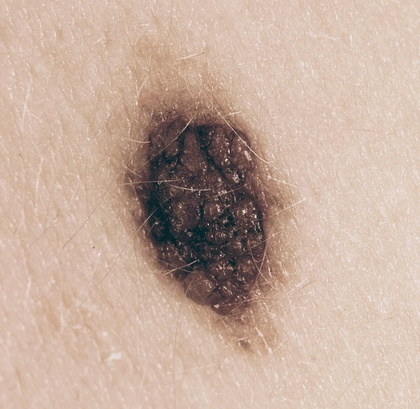
%> input picture Lab_5/p.jpg, 420 x 409 px, shrunk from 746 x 727 before the run
$ octave main.m   (GNU Octave 9; MATLAB toolbox functions it lacks are replaced by stand-ins)
%> lines starting %> are read from the running program, lines starting %| are printed output that depends on the picture; in (x1, y1, x2, y2) boxes, pixels count from 0 and x2, y2 are one past the last pixel; in counts of white or black regions, pixels touching at a corner belong together; the program's own positions count from 1
### Lab_5/bisect.m
function [x_0] = bisect(x_array, values_array)

if values_array(1) == 0
    x_0 = x_array(1);
    return
elseif values_array(end) == 0
    x_0 = x_array(1);
    return
end

a = length(x_array);
mid = ceil(a/2);

check_left = values_array(1)*values_array(mid);
check_right = values_array(end)*values_array(mid);

if check_left > 0 && check_right >0
    x_0 = nan;
    return
end

if a < 3
   x_0 = x_array(a);
   return
end

if values_array(mid) == 0 || values_array(mid-1) == 0 || values_array(mid+1) == 0
    x_0 = x_array(mid);
    return
else

    if check_left < 0
        x_array = x_array(1:mid);
        values_array = values_array(1:mid);

    elseif check_right <0
        x_array = x_array(mid:a);
        values_array = values_array(mid:a);
    end

    x_0 = bisect(x_array,values_array);

end

end

### Lab_5/main.m
% 1) Stworz walsna metode znajdywania 0 metoda bisekcji
% 2) zaimplementuj tę metode dla znajdywania obrysu czerniaka
%
% sprawozdanie:
% wyjasnienie metody bisekcji
% + autorski kod
% + wyniki dla przykładowego obrazu
% + pokazac przykładowy wykres ze znalezionym miejscem zerowym
% + mapa miejsc zerowych (tak naprawdę obrys czerniaka)

clc;clear;close;
img = imread('p.jpg');
%> img is the input picture: size 409x420x3 uint8; mean R, G, B 197.4, 172.9, 158.3
img = double(img)-100;
%> img: size 409x420x3 double
imshow(img);

r = img(:,:,1);
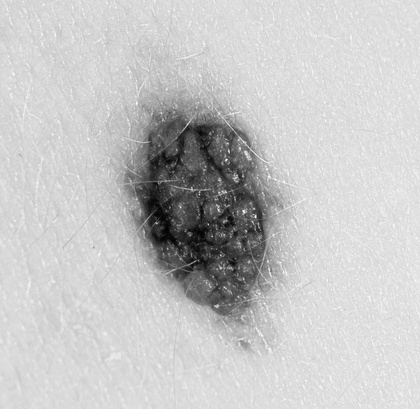
%> r: size 409x420 double; min -100, max 155, mean 97.4; drawn with min black and max white
g = img(:,:,2);
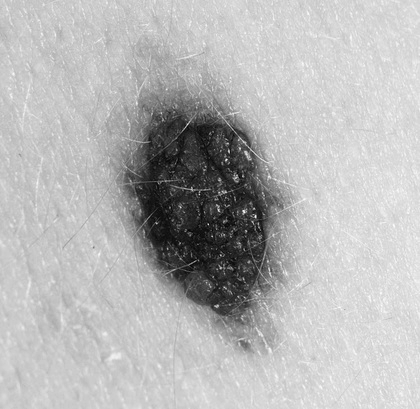
%> g: size 409x420 double; min -80, max 133, mean 72.9; drawn with min black and max white
b = img(:,:,3);
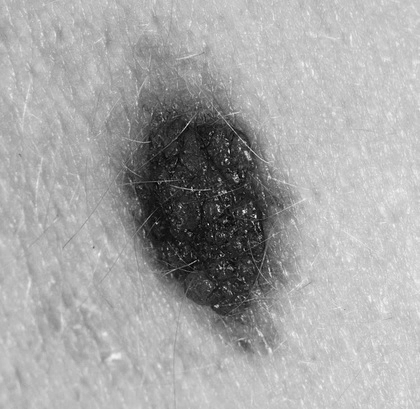
%> b: size 409x420 double; min -77, max 131, mean 58.3; drawn with min black and max white

figure,
imshow(r)
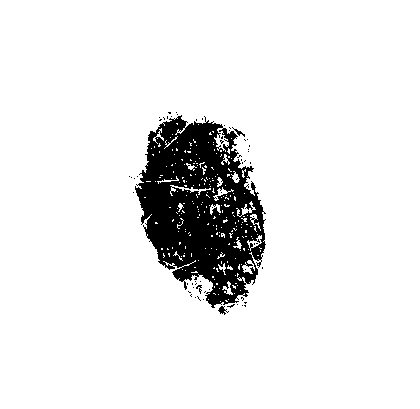
%> displayed picture: size 409x420, on the screen's scale of 0 to 255; 91.2% white; 62 black regions (58 under 20 px), largest, box (x1, y1, x2, y2) and area: (135, 115, 266, 308) 14898, (218, 306, 229, 315) 45, (232, 127, 245, 137) 33, (196, 285, 202, 294) 23
hold on
imshow(g)
hold on
imshow(b)
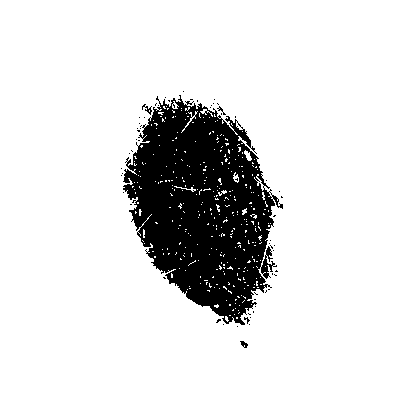
%> displayed picture: size 409x420, on the screen's scale of 0 to 255; 87.2% white; 61 black regions (57 under 20 px), largest, box (x1, y1, x2, y2) and area: (123, 95, 283, 325) 21802, (142, 104, 152, 115) 41, (240, 341, 248, 348) 32, (217, 106, 226, 115) 22


photo = r;

H = size(r,1);
%> H = 409
% fprintf("%d",H)
W = size(r,2);
%> W = 420

mid = ceil(W/2);
%> mid = 210

left_x = ones(1,H);
right_x = ones(1,H);


for versus = 1:H
    L = r(versus, 1:mid);
    R = r(versus, mid:end);

    left_x(versus) = bisect(1:mid,L);
    right_x(versus) = bisect(mid:W,R);
end
%> this loop made 409 passes

left_x = left_x';
right_x = right_x';
value_x = [left_x,right_x];
%> value_x = 409 rows, first 12: [NaN NaN; NaN NaN; NaN NaN; NaN NaN; NaN NaN; NaN NaN; NaN NaN; NaN NaN; NaN NaN; NaN NaN; NaN NaN; NaN NaN]

range = ones(size(r));

for index = 1 : size(range,1)
    Negative = value_x(index,:);
    Negative = length(Negative);
    for pexels = 1:Negative
        if isnan(value_x(index,pexels)) == false
            num = value_x(index,pexels);
            range(index,num) =-100;
        end
    end
end
%> this loop made 409 passes
%> Negative on passes 1 to 3: 2, 2, 2
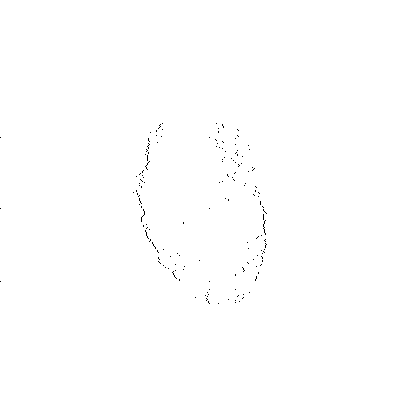
%> range: size 409x420 double; values -100 (black) and 1 (white), 99.8% white; black in thin lines or dots, all inside (x1, y1, x2, y2) = (0, 123, 267, 304)


imshow(range)
figure
plot(r(100,1:end))
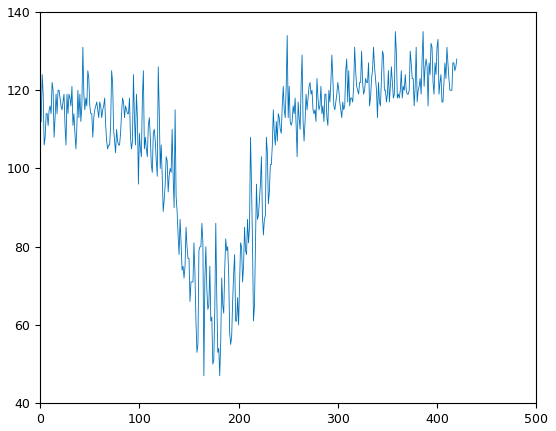
%> figure redrawn from the program's plot data; curve peaks at x = 358, y = 135
